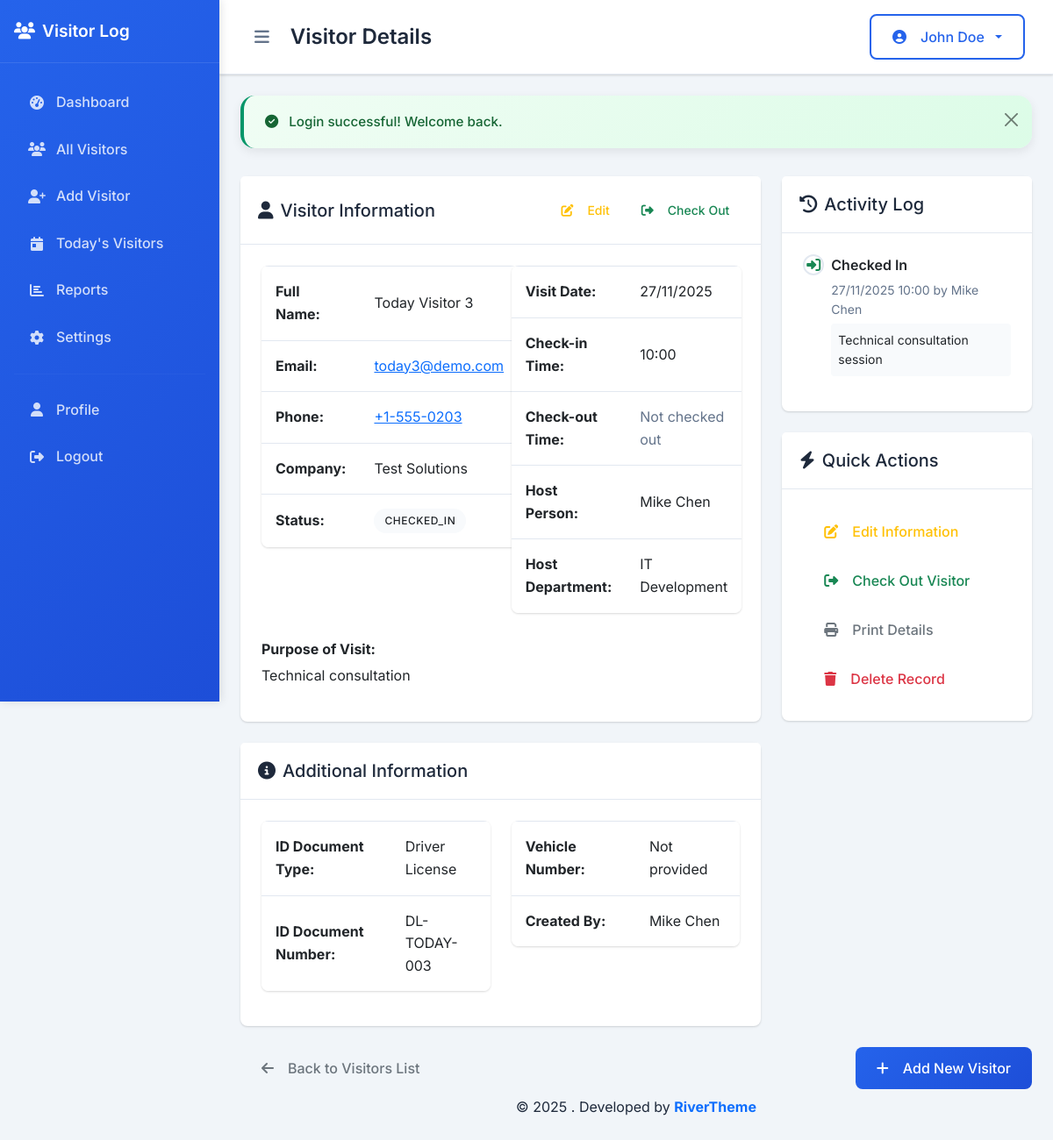
/view_visitor.php?id=19 (signed in), run on the app's committed database.
### tables this page shows
CREATE TABLE IF NOT EXISTS visitors (
    id INT AUTO_INCREMENT PRIMARY KEY,
    visitor_name VARCHAR(100) NOT NULL,
    visitor_email VARCHAR(100),
    visitor_phone VARCHAR(20),
    visitor_company VARCHAR(100),
    visit_date DATE NOT NULL,
    visit_time TIME NOT NULL,
    checkout_time TIME,
    purpose_of_visit TEXT NOT NULL,
    host_person VARCHAR(100) NOT NULL,
    host_department VARCHAR(100),
    visitor_photo VARCHAR(255),
    id_document_type ENUM('passport', 'driver_license', 'national_id', 'other') DEFAULT 'national_id',
    id_document_number VARCHAR(50),
    vehicle_number VARCHAR(20),
    notes TEXT,
    status ENUM('checked_in', 'checked_out', 'cancelled') DEFAULT 'checked_in',
    created_by INT,
    created_at TIMESTAMP DEFAULT CURRENT_TIMESTAMP,
    updated_at TIMESTAMP DEFAULT CURRENT_TIMESTAMP ON UPDATE CURRENT_TIMESTAMP,
    FOREIGN KEY (created_by) REFERENCES admins(id) ON DELETE SET NULL
);

CREATE TABLE IF NOT EXISTS visitor_logs (
    id INT AUTO_INCREMENT PRIMARY KEY,
    visitor_id INT NOT NULL,
    action ENUM('check_in', 'check_out', 'update', 'cancel') NOT NULL,
    action_time TIMESTAMP DEFAULT CURRENT_TIMESTAMP,
    performed_by INT,
    notes TEXT,
    FOREIGN KEY (visitor_id) REFERENCES visitors(id) ON DELETE CASCADE,
    FOREIGN KEY (performed_by) REFERENCES admins(id) ON DELETE SET NULL
);

### view_visitor.php (the view, shortened to what the rows shown need)
<?php
require_once 'includes/bootstrap.php';
$visitorId = intval($_GET['id'] ?? 0);
$visitorDetails = $visitor->getVisitorById($visitorId);
$visitorLogs = $visitor->getVisitorLogs($visitorId);
include 'templates/header.php';
?>
<div class="row">
    <div class="col-lg-8">
        <div class="card mb-4">
            <div class="card-body">
                <div class="row">
                    <div class="col-md-6">
                        <table class="table table-borderless">
                            <tr>
                                <td class="fw-bold">Full Name:</td>
                                <td><?php echo htmlspecialchars($visitorDetails['visitor_name']); ?></td>
                            </tr>
                            <tr>
                                <td>
                                    <?php if ($visitorDetails['visitor_email']): ?>
                                        <a href="mailto:<?php echo htmlspecialchars($visitorDetails['visitor_email']); ?>">
                                            <?php echo htmlspecialchars($visitorDetails['visitor_email']); ?>
                                        </a>
                                    <?php else: ?>
                                        <span class="text-muted">Not provided</span>
                                    <?php endif; ?>
                                </td>
                            </tr>
                            <tr>
                                <td>
                                    <?php if ($visitorDetails['visitor_phone']): ?>
                                        <a href="tel:<?php echo htmlspecialchars($visitorDetails['visitor_phone']); ?>">
                                            <?php echo htmlspecialchars($visitorDetails['visitor_phone']); ?>
                                        </a>
                                    <?php else: ?>
                                        <span class="text-muted">Not provided</span>
                                    <?php endif; ?>
                                </td>
                            </tr>
                            <tr>
                                <td class="fw-bold">Company:</td>
                                <td><?php echo htmlspecialchars($visitorDetails['visitor_company'] ?? 'Not provided'); ?></td>
                            </tr>
                            <tr>
                                <td><?php echo getStatusBadge($visitorDetails['status']); ?></td>
                            </tr>
                        </table>
                    </div>
                    <div class="col-md-6">
                        <table class="table table-borderless">
                            <tr>
                                <td class="fw-bold">Visit Date:</td>
                                <td><?php echo Utils::formatDate($visitorDetails['visit_date']); ?></td>
                            </tr>
                            <tr>
                                <td class="fw-bold">Check-in Time:</td>
                                <td><?php echo Utils::formatTime($visitorDetails['visit_time']); ?></td>
                            </tr>
                            <tr>
                                <td class="fw-bold">Host Person:</td>
                                <td><?php echo htmlspecialchars($visitorDetails['host_person']); ?></td>
                            </tr>
                            <tr>
                                <td class="fw-bold">Host Department:</td>
                                <td><?php echo htmlspecialchars($visitorDetails['host_department'] ?? 'Not specified'); ?></td>
                            </tr>
                        </table>
                    </div>
                </div>
                <div class="row mt-3">
                    <div class="col-12">
                        <h6 class="fw-bold">Purpose of Visit:</h6>
                        <p class="mb-3"><?php echo nl2br(htmlspecialchars($visitorDetails['purpose_of_visit'])); ?></p>
                    </div>
                </div>
            </div>
        </div>
        <div class="card">
            <div class="card-body">
                <div class="row">
                    <div class="col-md-6">
                        <table class="table table-borderless">
                            <tr>
                                <td class="fw-bold">ID Document Type:</td>
                                <td><?php echo getIdDocumentTypes()[$visitorDetails['id_document_type']] ?? 'Not specified'; ?></td>
                            </tr>
                            <tr>
                                <td class="fw-bold">ID Document Number:</td>
                                <td><?php echo htmlspecialchars($visitorDetails['id_document_number'] ?? 'Not provided'); ?></td>
                            </tr>
                        </table>
                    </div>
                    <div class="col-md-6">
                        <table class="table table-borderless">
                            <tr>
                                <td class="fw-bold">Vehicle Number:</td>
                                <td><?php echo htmlspecialchars($visitorDetails['vehicle_number'] ?? 'Not provided'); ?></td>
                            </tr>
                            <tr>
                                <td class="fw-bold">Created By:</td>
                                <td><?php echo htmlspecialchars($visitorDetails['created_by_name'] ?? 'Unknown'); ?></td>
                            </tr>
                        </table>
                    </div>
                </div>
            </div>
        </div>
    </div>
    <div class="col-lg-4">
        <div class="card">
            <div class="card-body">
                <?php if (empty($visitorLogs)): ?>
                    <div class="text-center py-3">
                        <i class="fas fa-history fa-2x text-muted mb-2"></i>
                        <p class="text-muted mb-0">No activity recorded</p>
                    </div>
                <?php else: ?>
                    <div class="timeline">
                        <?php foreach ($visitorLogs as $log): ?>
                        <div class="timeline-item mb-3">
                            <div class="timeline-marker">
                                <i class="fas fa-<?php echo $log['action'] === 'check_in' ? 'sign-in-alt' : ($log['action'] === 'check_out' ? 'sign-out-alt' : 'edit'); ?>
                                   text-<?php echo $log['action'] === 'check_in' ? 'success' : ($log['action'] === 'check_out' ? 'warning' : 'info'); ?>"></i>
                            </div>
                            <div class="timeline-content">
                                <div class="timeline-title">
                                    <?php
                                    $actionLabels = [
                                        'check_in' => 'Checked In',
                                        'check_out' => 'Checked Out',
                                        'update' => 'Information Updated',
                                        'cancel' => 'Cancelled'
                                    ];
                                    echo $actionLabels[$log['action']] ?? ucfirst($log['action']);
                                    ?>
                                </div>
                                <div class="timeline-meta text-muted small">
                                    <?php echo Utils::formatDateTime($log['action_time']); ?>
                                    <?php if ($log['performed_by_name']): ?>
                                        by <?php echo htmlspecialchars($log['performed_by_name']); ?>
                                    <?php endif; ?>
                                </div>
                                <?php if ($log['notes']): ?>
                                <div class="timeline-notes small">
                                    <?php echo htmlspecialchars($log['notes']); ?>
                                </div>
                                <?php endif; ?>
                            </div>
                        </div>
                        <?php endforeach; ?>
                    </div>
                <?php endif; ?>
            </div>
        </div>
    </div>
</div>
<?php include 'templates/footer.php'; ?>

### includes/bootstrap.php (shortened to what the rows shown need)
<?php
require_once __DIR__ . '/../config/database.php';
require_once __DIR__ . '/Database.php';
require_once __DIR__ . '/Visitor.php';
require_once __DIR__ . '/Utils.php';
$visitor = new Visitor();
function getStatusBadge($status) {
    $badges = [
        'checked_in' => '<span class="badge bg-success">Checked In</span>',
        'checked_out' => '<span class="badge bg-secondary">Checked Out</span>',
        'cancelled' => '<span class="badge bg-danger">Cancelled</span>'
    ];
    return $badges[$status] ?? '<span class="badge bg-light text-dark">' . ucfirst($status) . '</span>';
}
function getIdDocumentTypes() {
    return [
        'national_id' => 'National ID',
        'passport' => 'Passport',
        'driver_license' => 'Driver License',
        'other' => 'Other'
    ];
}
?>

### data on the page
visitors: visitor_name "Today Visitor 3", visitor_email "today3@demo.com", visitor_phone "+1-555-0203", visitor_company "Test Solutions", status "CHECKED_IN", visit_date "27/11/2025", visit_time "10:00", host_person "Mike Chen", host_department "IT Development", purpose_of_visit "Technical consultation", id_document_type "Driver License", id_document_number "DL-TODAY-003", vehicle_number "Not provided", created_by.full_name "Mike Chen"
visitor_logs: action "Checked In", action_time "27/11/2025 10:00", performed_by.full_name "Mike Chen", notes "Technical consultation session"

### other printed values
$pageTitle "Visitor Details"
$currentAdmin['name'] "John Doe"
$flashMessage['message'] "Login successful! Welcome back."
